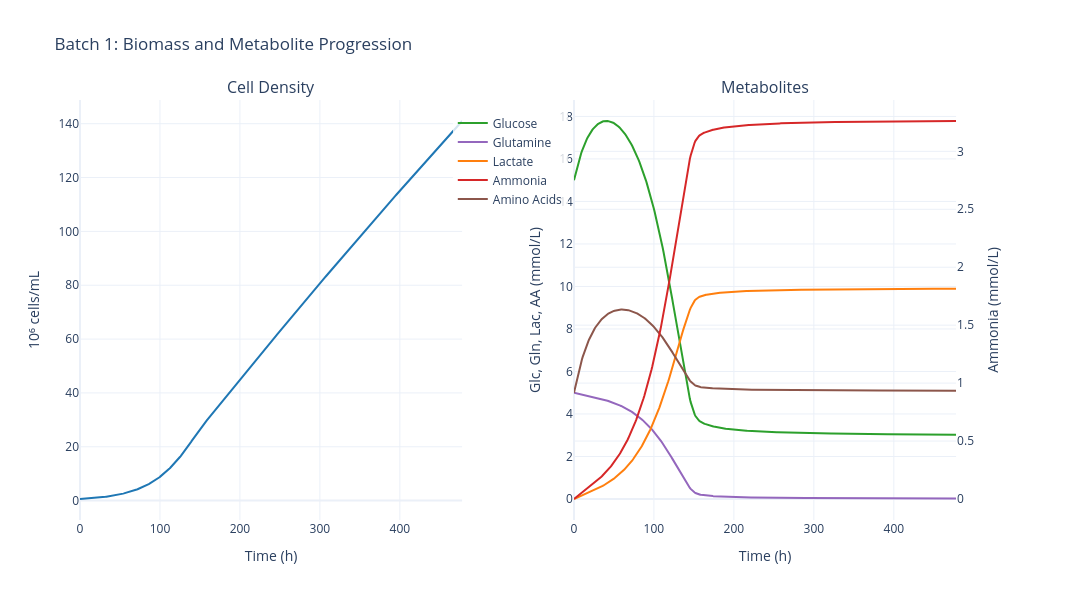

The notebook cell saved with this chart:
### Code cell
sim.data.plot_biomass_metabolites()

### Figure 1 — Plotly figure (JSON) as saved in the notebook; plotly's stock layout.template omitted (floating-point values rounded to 4 significant figures; data arrays with more than 128 entries replaced by an {"elided": "..."} marker saying what was removed)
{"data": [{"hovertemplate": "Time: %{x:.1f} h<br>Cell Density: %{y:.2f} 10⁶ cells/mL<extra></extra>", "line": {"color": "#1f77b4", "width": 2}, "mode": "lines", "name": "Cell Density", "showlegend": false, "type": "scatter", "x": {"elided": "541 float values"}, "xaxis": "x", "y": {"elided": "541 float values"}, "yaxis": "y"}, {"hovertemplate": "Time: %{x:.1f} h<br>Glucose: %{y:.2f} mmol/L<extra></extra>", "line": {"color": "#2ca02c", "width": 2}, "mode": "lines", "name": "Glucose", "type": "scatter", "x": {"elided": "541 float values"}, "xaxis": "x2", "y": {"elided": "541 float values"}, "yaxis": "y2"}, {"hovertemplate": "Time: %{x:.1f} h<br>Glutamine: %{y:.2f} mmol/L<extra></extra>", "line": {"color": "#9467bd", "width": 2}, "mode": "lines", "name": "Glutamine", "type": "scatter", "x": {"elided": "541 float values"}, "xaxis": "x2", "y": {"elided": "541 float values"}, "yaxis": "y2"}, {"hovertemplate": "Time: %{x:.1f} h<br>Lactate: %{y:.2f} mmol/L<extra></extra>", "line": {"color": "#ff7f0e", "width": 2}, "mode": "lines", "name": "Lactate", "type": "scatter", "x": {"elided": "541 float values"}, "xaxis": "x2", "y": {"elided": "541 float values"}, "yaxis": "y2"}, {"hovertemplate": "Time: %{x:.1f} h<br>Ammonia: %{y:.2f} mmol/L<extra></extra>", "line": {"color": "#d62728", "width": 2}, "mode": "lines", "name": "Ammonia", "type": "scatter", "x": {"elided": "541 float values"}, "xaxis": "x2", "y": {"elided": "541 float values"}, "yaxis": "y3"}, {"hovertemplate": "Time: %{x:.1f} h<br>Amino Acids: %{y:.2f} mmol/L<extra></extra>", "line": {"color": "#8c564b", "width": 2}, "mode": "lines", "name": "Amino Acids", "type": "scatter", "x": {"elided": "541 float values"}, "xaxis": "x2", "y": {"elided": "541 float values"}, "yaxis": "y2"}], "layout": {"annotations": [{"font": {"size": 16}, "showarrow": false, "text": "Cell Density", "x": 0.205, "xanchor": "center", "xref": "paper", "y": 1, "yanchor": "bottom", "yref": "paper"}, {"font": {"size": 16}, "showarrow": false, "text": "Metabolites", "x": 0.735, "xanchor": "center", "xref": "paper", "y": 1, "yanchor": "bottom", "yref": "paper"}], "font": {"size": 12}, "height": 600, "legend": {"bgcolor": "rgba(255,255,255,0.8)", "x": 0.4, "y": 0.98}, "showlegend": true, "title": {"text": "Batch 1: Biomass and Metabolite Progression"}, "width": 1400, "xaxis": {"anchor": "y", "domain": [0, 0.41], "title": {"text": "Time (h)"}}, "xaxis2": {"anchor": "y2", "domain": [0.53, 0.94], "title": {"text": "Time (h)"}}, "yaxis": {"anchor": "x", "domain": [0, 1], "title": {"text": "10⁶ cells/mL"}}, "yaxis2": {"anchor": "x2", "domain": [0, 1], "title": {"text": "Glc, Gln, Lac, AA (mmol/L)"}}, "yaxis3": {"anchor": "x2", "overlaying": "y2", "side": "right", "title": {"text": "Ammonia (mmol/L)"}}}}
